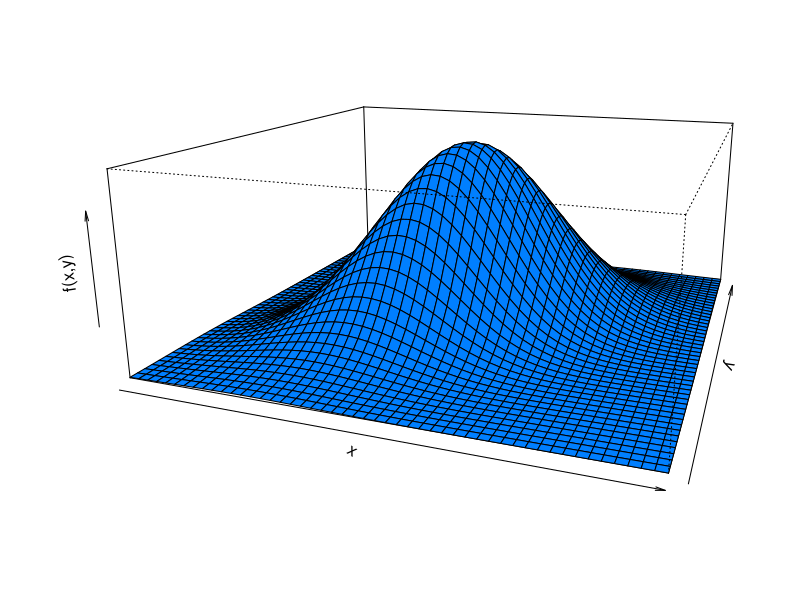

Write the R code that produced this figure.
## ---- chunk 1
knitr::opts_chunk$set(echo = TRUE)

# colores
c0="#0DA5A6" # VERDE CLARO
c1="#E77C00" # NARANJA
c2="#6666FF" # AZUL  
c3="#4CBFBA" # VERDE CLARO  
c4="#E09600" # AMARILLO  
c5="#BC2B6A" # MORADO  
cbox="#007FFF"  # AZUL BOX
## ---- chunk 2
# tomada de:
# http://pj.freefaculty.org/R/WorkingExamples/plot-3d-MVNormal-1.R
library("mvtnorm")

N=50
x <- seq(-3,3, length=N)
y <- seq(-3,3,length=N)
z <- matrix(0, N, N)
for (i in 1:N) for (j in 1:N) {
  z[i,j]=dmvnorm(c(x[i],y[j]), c(0,0),
        matrix(c(1,0.5,0.5,1),2,2))}
persp(x,y,z,theta=20, phi=15, 
      xlab="x", 
      ylab="y", 
      zlab="f(x,y)",
      scale=TRUE,
      expand=.4,
      axes=TRUE,
      col=cbox)
## ---- chunk 3
fxy=matrix(c(0.05,0.05,0,0.05,0.10,0.20,0.10,0.35,0.10), ncol=3 )
fxy
sum(fxy)
## ---- chunk 4
fxy=matrix(c(0.05,0.05,0,0.05,0.10,0.20,0.10,0.35,0.10), ncol=3 )
gx=addmargins(fxy,1)
rownames(gx)=c("1","2","3","g(x)")
gx
## ---- chunk 5
fxy=matrix(c(0.05,0.05,0,0.05,0.10,0.20,0.10,0.35,0.10), ncol=3 )
hy=addmargins(fxy,2)
colnames(hy)=c("1","2","3","h(y)")
hy
## ---- chunk 6
fxy=matrix(c(0.05,0.05,0,0.05,0.10,0.20,0.10,0.35,0.10), ncol=3 )
fxy=addmargins(fxy,c(1,2))
colnames(fxy)=c("1","2","3","h(y)")
rownames(fxy)=c("1","2","3","g(x)")
fxy
## ---- chunk 7
Fxy=matrix(c(0.05,0.10,0.10,0.10,0.25,0.45,0.20,0.70,1.00), ncol=3 )
colnames(Fxy)=c("1","2","3")
rownames(Fxy)=c("1","2","3")
Fxy
